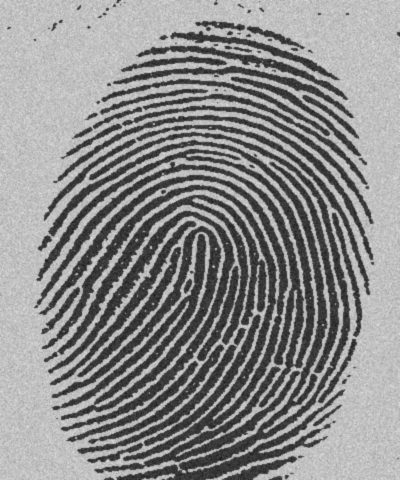
#> input picture Day1/Image Processing/FingerPrint.jpg, 400 x 480 px
$ jupyter execute --allow-errors basic_image_processing.ipynb
#> lines starting #> are read from the running program, lines starting #| are printed output that depends on the picture; after the words box and inside, x2 and y2 are one past the last pixel; in counts of white or black regions, pixels touching at a corner belong together
# CVIT Summer Workshop 2020

Day 02: Basic Image Processing

Instructors: Sanjana Gunna, Aditya Aggarwal

[cell 1]
import numpy as np
import cv2

import matplotlib.pyplot as plt

from matplotlib import pyplot as plt

from skimage import io
from skimage import morphology as morp

import plotly
import plotly.express as px
import plotly.graph_objects as go

## Exercise 01: Fundamentals

1. Read `lena.png` and print the dimensions.
2. Read `chair.png` and print the dimensions.
3. Verify if you are getting 4 channels in `chair.png`.
4. Plot the mask of the chair in the image `chair.png`.

[cell 2]
I1 = cv2.imread('./Image Processing/lena.png')
#> (the rest of this cell did not finish here and is left out)

[cell 3]
cv2.imshow('lena.png', I1)
cv2.waitKey(0)
cv2.destroyAllWindows()

[cell 4]
I2 = cv2.imread('./Image Processing/chair.png', cv2.IMREAD_UNCHANGED)
#> (the rest of this cell did not finish here and is left out)

#> (a cell that did not finish here is left out)

## Exercise 02: Linear Intensity Transformation

Read `lena.png` in grayscale and shift the intensity values by 45 and visualize.

[cell 6]
I_lena_grayscale = cv2.imread('./Image Processing/lena.png', cv2.IMREAD_GRAYSCALE)
#> (the rest of this cell did not finish here and is left out)

## Exercise 03: Power Log (Gamma) Transformation

Perform gamma transformation on the images `gamma1.jpg` and `gamma2.jpg` and see which values of gamma give you better images. Use C = 1.

[cell 7]
I_gamma1 = cv2.imread('./Image Processing/gamma1.jpg')
#> (the rest of this cell did not finish here and is left out)

[cell 8]
I_gamma2 = cv2.imread('./Image Processing/gamma2.jpg')
#> (the rest of this cell did not finish here and is left out)

## Exercise 04: Naive Histogram Plots

Write a program to read and plot a histogram for a grayscale image.

[cell 9]
I_lena_gs = cv2.imread('./Image Processing/lena.png', cv2.IMREAD_GRAYSCALE)
#> (the rest of this cell did not finish here and is left out)

#> (a cell that did not finish here is left out)

## Exercise 05: Simple Thresholding

Perform simple thresholding on the image `FingerPrint.jpg`. Plot the histogram and observe the threshold value. You can use inbuilt function for thresholding.

[cell 11]
I_fingerprint = cv2.imread('./Image Processing/FingerPrint.jpg', cv2.IMREAD_UNCHANGED)
#> I_fingerprint is the input picture: shape (480, 400); min 20, max 230, mean 140.2
print("Shape: ", I_fingerprint.shape)
#| Shape:  (480, 400)

[cell 12]
histogram1 = cv2.calcHist([I_fingerprint], [0], None, [255], [0, 256])
#> histogram1 = 255 values, max 5663 at index 192, min 0 at index 0, mean 752.9
plt.plot(histogram1)
#> figure, not shown here; curve peaks at x = 192, y = 5663

[cell 13]
_, I_fingerprint_st = cv2.threshold(I_fingerprint, 160, 255, cv2.THRESH_BINARY)
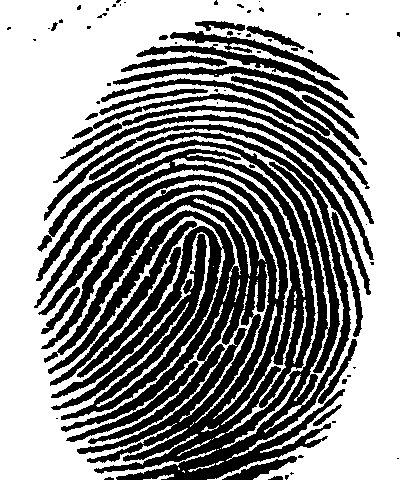
#> I_fingerprint_st: shape (480, 400); 56.8% white; 74 black regions (43 under 20 px), largest, box (x1, y1, x2, y2) and area: (34, 131, 351, 480) 57380, (44, 124, 371, 295) 2669, (53, 114, 374, 260) 2454

cv2.imshow('Simple Thresholding', I_fingerprint_st)
cv2.waitKey(0)
cv2.destroyAllWindows()

[cell 14]
_ = plt.hist(I_fingerprint_st.ravel(), bins = 256)
#> figure, not shown here; tallest bar 109051 high, from x = 254 to 255

Perform simple thresholding on the image `sudoku.jpeg` in grayscale. Plot the histogram and observe the threshold value. You can use an inbuilt function for thresholding.

[cell 15]
I_sudoku = cv2.imread('./Image Processing/sudoku.jpeg', cv2.IMREAD_UNCHANGED)
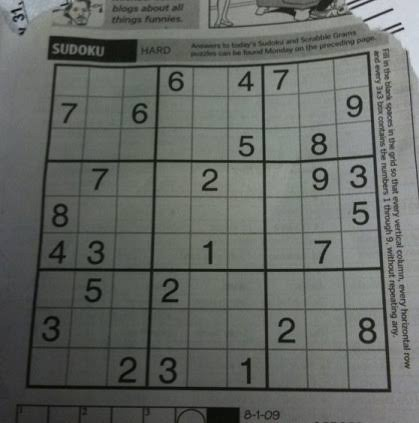
#> input picture Day1/Image Processing/sudoku.jpeg, 419 x 423 px
#> I_sudoku is the input picture: shape (423, 419, 3); mean B, G, R 99.1, 103.3, 99.8
print("Shape: ", I_sudoku.shape)
#| Shape:  (423, 419, 3)

[cell 16]
histogram2 = cv2.calcHist([I_sudoku], [0], None, [255], [0, 256])
#> histogram2 = 255 values, max 2445 at index 96, min 0 at index 225, mean 695
plt.plot(histogram2)
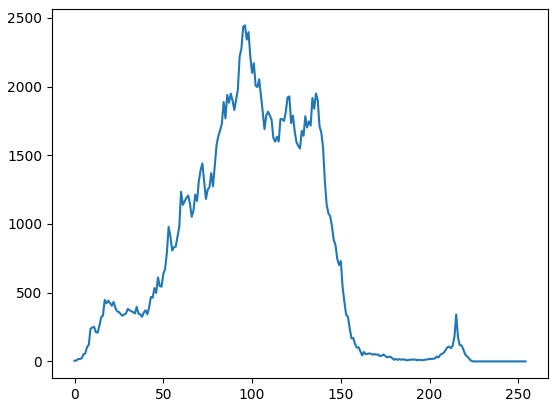
#> figure drawn by matplotlib, 1 panel; curve peaks at x = 96, y = 2445

[cell 17]
_, I_sudoku_st = cv2.threshold(I_sudoku, 150, 255, cv2.THRESH_BINARY)
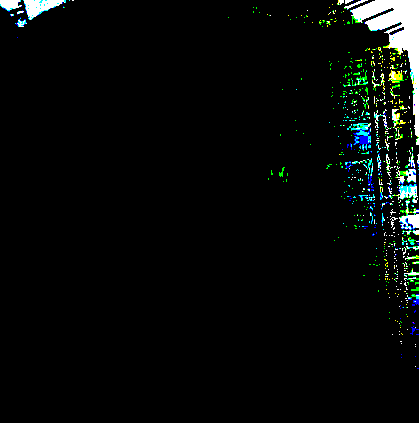
#> I_sudoku_st: shape (423, 419, 3); mean B, G, R 9.2, 10.4, 7.7

cv2.imshow('Simple Thresholding Fails for Sudoku', I_sudoku_st)
cv2.waitKey(0)
cv2.destroyAllWindows()

## Exercise 05: Adaptive Thresholding

[cell 18]
# [6 lines of commented-out code are left out]

## Exercise 06: Naive Implementation of Convolution

Write a function which takes an image section and filter as an input and gives the convolution output. Take the filter to be np.array([[1,1,1],[1,1,1],[1,1,1]])/9. (Smoothing Filter)

[cell 19]
I_bell_gs = cv2.imread('./Image Processing/bell.jpg', cv2.IMREAD_GRAYSCALE)
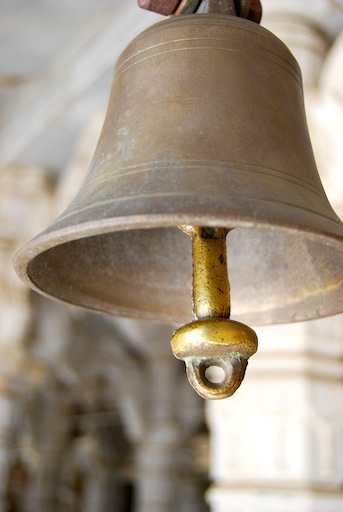
#> input picture Day1/Image Processing/bell.jpg, 343 x 512 px
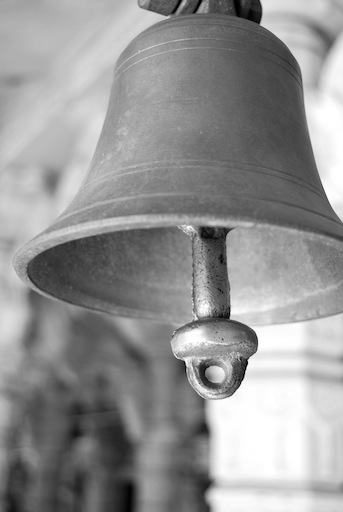
#> I_bell_gs: shape (512, 343); min 0, max 255, mean 147.7
kernel = np.ones((3, 3)) / 9

def convolution(image, kernel):
    image_output = np.zeros_like(image)

    height, width = image.shape
#> height = 512; width = 343
    for i in range(1, height - 3):
        for j in range(1, width - 3):
            image_output[i,j] = np.sum(kernel * image[i : i+3, j : j+3])
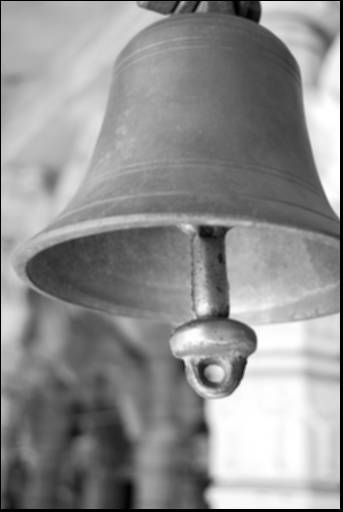
#> image_output: shape (512, 343); min 0, max 255, mean 144

    return image_output

[cell 20]
I_bell_smooth =  convolution(I_bell_gs, kernel)
cv2.imshow('Convolution', np.hstack([I_bell_gs, I_bell_smooth]))
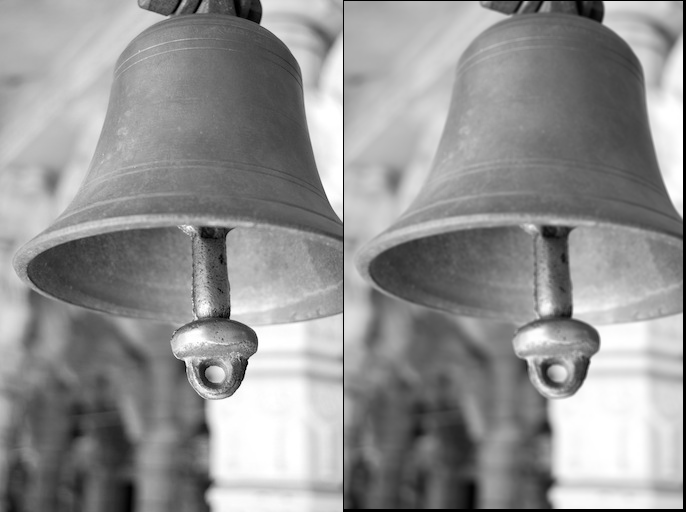
#> window 'Convolution': shape (512, 686); min 0, max 255, mean 145.8
cv2.waitKey(0)
cv2.destroyAllWindows()

## Exercise 07: Sharpening

[cell 21]
sharpening_kernel = np.array([[1, 1, 1], [1, -8, 1], [1, 1, 1]])

I_bell_sharp =  convolution(I_bell_gs, sharpening_kernel)
#> after the loop in convolution (call 2), `for i in range(1, height - 3):`:
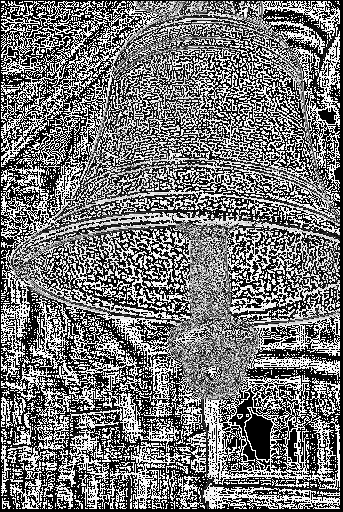
#> image_output: shape (512, 343); min 0, max 255, mean 117.8
cv2.imshow('Convolution', np.hstack([I_bell_gs, I_bell_sharp]))
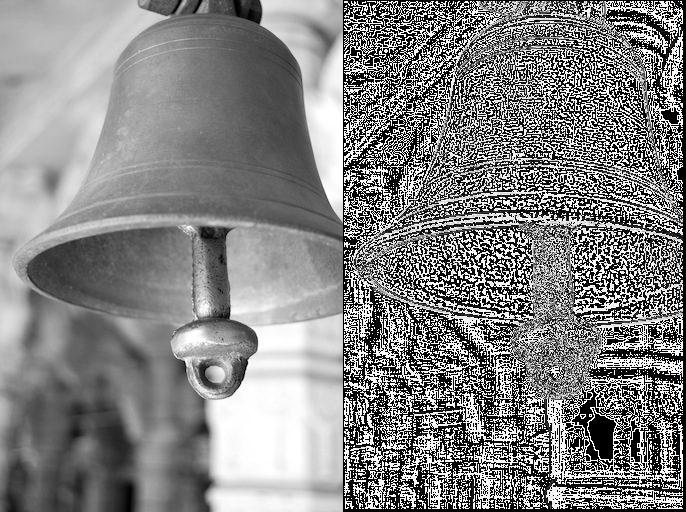
#> window 'Convolution': shape (512, 686); min 0, max 255, mean 132.7
cv2.waitKey(0)
cv2.destroyAllWindows()
